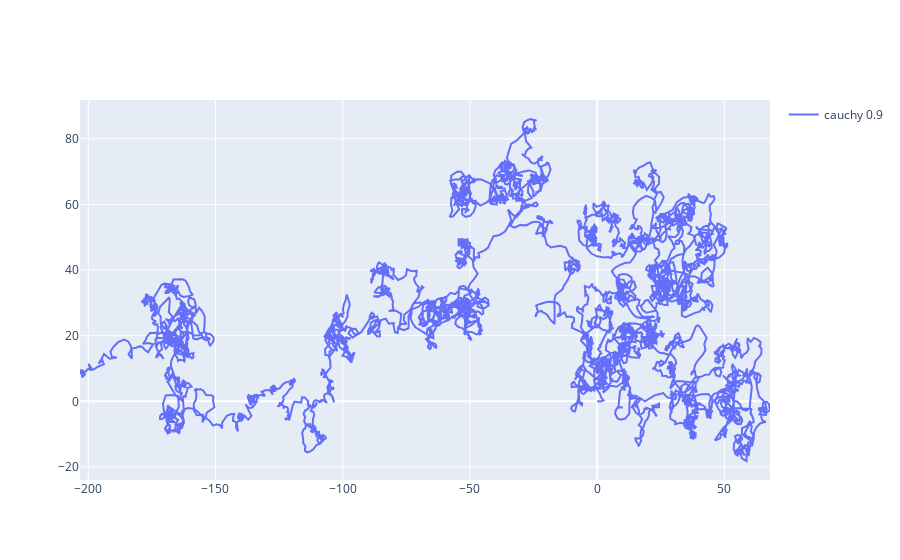

The code cell stored with this chart in its notebook:
### Code cell
def correlated_random_walk_2d(n_steps, correlation_coefficient, initial_angle=0):

    # Initialize arrays for positions, angles, and steps
    positions = np.zeros((n_steps, 2))
    angles = np.zeros(n_steps)
    steps = np.zeros(n_steps)

    # Set the initial angle
    angles[0] = initial_angle
    # Generate initial step size
    steps[0] = np.random.randn()      

    for i in range(1, n_steps):
        # Generate the new step size with some random noise
        steps[i] = correlation_coefficient * steps[i - 1] + np.sqrt(1 - correlation_coefficient**2) * np.random.randn()
        #Rotate the angle with random varia
        random_angle = cauchy.rvs(loc=0,scale=1, size=1, random_state=None)        
        # Generate a new angle based on the previous angle
        angles[i] = correlation_coefficient * angles[i - 1] + np.sqrt(1 - correlation_coefficient**2) * random_angle
        
        # Update to new position
        positions[i, 0] = positions[i - 1, 0] + steps[i] * np.cos(angles[i])
        positions[i, 1] = positions[i - 1, 1] + steps[i] * np.sin(angles[i])

    return positions

# Parameters
n_steps = 10000
correlation_coefficient = 0.9

# Generate and plot the correlated random walk
positions = correlated_random_walk_2d(n_steps, correlation_coefficient)

fig_positions = go.Figure()
fig_positions.add_trace(go.Scatter(x = positions[:,0],
                                   y = positions[:,1],
                                   marker = dict(size=2),
                                   line = dict(width=2),
                                   mode = 'lines',
                                   name = 'cauchy 0.9',
                                   showlegend = True 
                                  ))

fig_positions.show()

### Figure 1 — Plotly figure (JSON) as saved in the notebook; plotly's stock layout.template omitted (floating-point values rounded to 4 significant figures; data arrays with more than 128 entries replaced by an {"elided": "..."} marker saying what was removed)
{"data": [{"line": {"width": 2}, "marker": {"size": 2}, "mode": "lines", "name": "cauchy 0.9", "showlegend": true, "type": "scatter", "x": {"elided": "10000 float values"}, "y": {"elided": "10000 float values"}}], "layout": {}}
